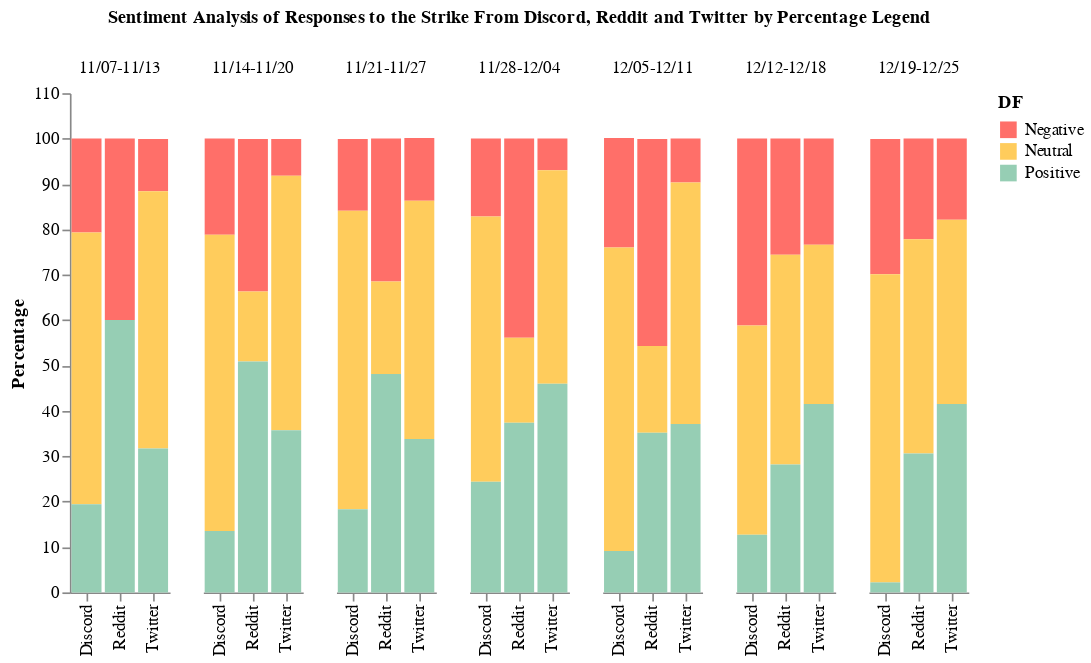

Notebook cell for this chart:
### Code cell
alt.Chart(df).mark_bar().encode(

    x=alt.X('c2:N', title=None),

    y=alt.Y('sum(values):Q',
        axis=alt.Axis(
            grid=False,
            title='Percentage')),

    column=alt.Column('c1:N', title="Sentiment Analysis of Responses to the Strike From Discord, Reddit and Twitter by Percentage Legend"),
    

    color=alt.Color('DF:N',
            scale=alt.Scale(
                range=['#ff6f69', '#ffcc5c','#96ceb4'],
            ),
        ))\
    .configure_view(
        strokeOpacity=0    
    )

### Figure 1 — Vega-Lite specification as saved in the notebook (floating-point values rounded to 4 significant figures)
{"config": {"view": {"continuousWidth": 400, "continuousHeight": 300, "strokeOpacity": 0}}, "data": {"name": "data-288a71a783931b2f34d72886a95f426b"}, "mark": "bar", "encoding": {"color": {"field": "DF", "scale": {"range": ["#ff6f69", "#ffcc5c", "#96ceb4"]}, "type": "nominal"}, "column": {"field": "c1", "title": "Sentiment Analysis of Responses to the Strike From Discord, Reddit and Twitter by Percentage Legend", "type": "nominal"}, "x": {"field": "c2", "title": null, "type": "nominal"}, "y": {"aggregate": "sum", "axis": {"grid": false, "title": "Percentage"}, "field": "values", "type": "quantitative"}}, "$schema": "https://vega.github.io/schema/vega-lite/v4.17.0.json", "datasets": {"data-288a71a783931b2f34d72886a95f426b": [{"c1": "11/07-11/13", "c2": "Discord", "values": 20.7, "DF": "Negative"}, {"c1": "11/07-11/13", "c2": "Twitter", "values": 11.5, "DF": "Negative"}, {"c1": "11/07-11/13", "c2": "Reddit", "values": 40.0, "DF": "Negative"}, {"c1": "11/14-11/20", "c2": "Discord", "values": 21.2, "DF": "Negative"}, {"c1": "11/14-11/20", "c2": "Twitter", "values": 8.1, "DF": "Negative"}, {"c1": "11/14-11/20", "c2": "Reddit", "values": 33.6, "DF": "Negative"}, {"c1": "11/21-11/27", "c2": "Discord", "values": 15.8, "DF": "Negative"}, {"c1": "11/21-11/27", "c2": "Twitter", "values": 13.8, "DF": "Negative"}, {"c1": "11/21-11/27", "c2": "Reddit", "values": 31.5, "DF": "Negative"}, {"c1": "11/28-12/04", "c2": "Discord", "values": 17.2, "DF": "Negative"}, {"c1": "11/28-12/04", "c2": "Twitter", "values": 7.0, "DF": "Negative"}, {"c1": "11/28-12/04", "c2": "Reddit", "values": 43.9, "DF": "Negative"}, {"c1": "12/05-12/11", "c2": "Discord", "values": 24.1, "DF": "Negative"}, {"c1": "12/05-12/11", "c2": "Twitter", "values": 9.7, "DF": "Negative"}, {"c1": "12/05-12/11", "c2": "Reddit", "values": 45.6, "DF": "Negative"}, {"c1": "12/12-12/18", "c2": "Discord", "values": 41.2, "DF": "Negative"}, {"c1": "12/12-12/18", "c2": "Twitter", "values": 23.4, "DF": "Negative"}, {"c1": "12/12-12/18", "c2": "Reddit", "values": 25.6, "DF": "Negative"}, {"c1": "12/19-12/25", "c2": "Discord", "values": 29.8, "DF": "Negative"}, {"c1": "12/19-12/25", "c2": "Twitter", "values": 17.9, "DF": "Negative"}, {"c1": "12/19-12/25", "c2": "Reddit", "values": 22.2, "DF": "Negative"}, {"c1": "11/07-11/13", "c2": "Discord", "values": 59.9, "DF": "Neutral"}, {"c1": "11/07-11/13", "c2": "Twitter", "values": 56.7, "DF": "Neutral"}, {"c1": "11/07-11/13", "c2": "Reddit", "values": 0.0, "DF": "Neutral"}, {"c1": "11/14-11/20", "c2": "Discord", "values": 65.3, "DF": "Neutral"}, {"c1": "11/14-11/20", "c2": "Twitter", "values": 56.1, "DF": "Neutral"}, {"c1": "11/14-11/20", "c2": "Reddit", "values": 15.4, "DF": "Neutral"}, {"c1": "11/21-11/27", "c2": "Discord", "values": 65.8, "DF": "Neutral"}, {"c1": "11/21-11/27", "c2": "Twitter", "values": 52.5, "DF": "Neutral"}, {"c1": "11/21-11/27", "c2": "Reddit", "values": 20.4, "DF": "Neutral"}, {"c1": "11/28-12/04", "c2": "Discord", "values": 58.4, "DF": "Neutral"}, {"c1": "11/28-12/04", "c2": "Twitter", "values": 47.0, "DF": "Neutral"}, {"c1": "11/28-12/04", "c2": "Reddit", "values": 18.7, "DF": "Neutral"}, {"c1": "12/05-12/11", "c2": "Discord", "values": 66.9, "DF": "Neutral"}, {"c1": "12/05-12/11", "c2": "Twitter", "values": 53.2, "DF": "Neutral"}, {"c1": "12/05-12/11", "c2": "Reddit", "values": 19.1, "DF": "Neutral"}, {"c1": "12/12-12/18", "c2": "Discord", "values": 46.1, "DF": "Neutral"}, {"c1": "12/12-12/18", "c2": "Twitter", "values": 35.1, "DF": "Neutral"}, {"c1": "12/12-12/18", "c2": "Reddit", "values": 46.2, "DF": "Neutral"}, {"c1": "12/19-12/25", "c2": "Discord", "values": 67.9, "DF": "Neutral"}, {"c1": "12/19-12/25", "c2": "Twitter", "values": 40.6, "DF": "Neutral"}, {"c1": "12/19-12/25", "c2": "Reddit", "values": 47.2, "DF": "Neutral"}, {"c1": "11/07-11/13", "c2": "Discord", "values": 19.4, "DF": "Positive"}, {"c1": "11/07-11/13", "c2": "Twitter", "values": 31.7, "DF": "Positive"}, {"c1": "11/07-11/13", "c2": "Reddit", "values": 60.0, "DF": "Positive"}, {"c1": "11/14-11/20", "c2": "Discord", "values": 13.5, "DF": "Positive"}, {"c1": "11/14-11/20", "c2": "Twitter", "values": 35.7, "DF": "Positive"}, {"c1": "11/14-11/20", "c2": "Reddit", "values": 50.9, "DF": "Positive"}, {"c1": "11/21-11/27", "c2": "Discord", "values": 18.3, "DF": "Positive"}, {"c1": "11/21-11/27", "c2": "Twitter", "values": 33.8, "DF": "Positive"}, {"c1": "11/21-11/27", "c2": "Reddit", "values": 48.1, "DF": "Positive"}, {"c1": "11/28-12/04", "c2": "Discord", "values": 24.4, "DF": "Positive"}, {"c1": "11/28-12/04", "c2": "Twitter", "values": 46.0, "DF": "Positive"}, {"c1": "11/28-12/04", "c2": "Reddit", "values": 37.4, "DF": "Positive"}, {"c1": "12/05-12/11", "c2": "Discord", "values": 9.1, "DF": "Positive"}, {"c1": "12/05-12/11", "c2": "Twitter", "values": 37.1, "DF": "Positive"}, {"c1": "12/05-12/11", "c2": "Reddit", "values": 35.2, "DF": "Positive"}, {"c1": "12/12-12/18", "c2": "Discord", "values": 12.7, "DF": "Positive"}, {"c1": "12/12-12/18", "c2": "Twitter", "values": 41.5, "DF": "Positive"}, {"c1": "12/12-12/18", "c2": "Reddit", "values": 28.2, "DF": "Positive"}, {"c1": "12/19-12/25", "c2": "Discord", "values": 2.2, "DF": "Positive"}, {"c1": "12/19-12/25", "c2": "Twitter", "values": 41.5, "DF": "Positive"}, {"c1": "12/19-12/25", "c2": "Reddit", "values": 30.6, "DF": "Positive"}]}}
